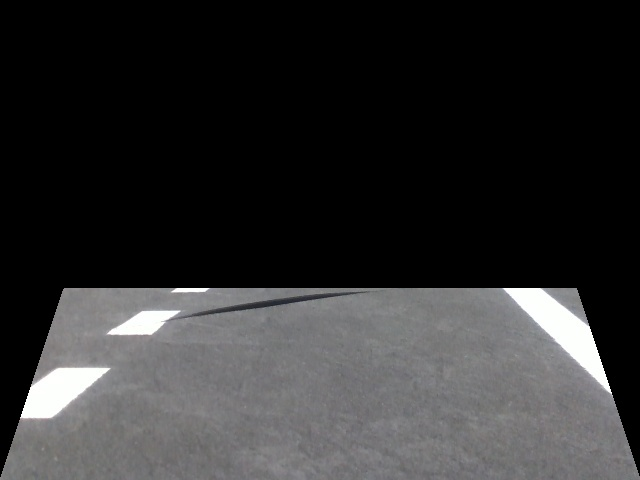
#> input picture Data/Custom/tusimple_test_image/1016.jpg, 640 x 480 px; its folder holds only this picture in this run
$ python mask_test.py
#> lines starting #> are read from the running program, lines starting #| are printed output that depends on the picture; after the words box and inside, x2 and y2 are one past the last pixel; in counts of white or black regions, pixels touching at a corner belong together
from pathlib import Path
import numpy as np
import cv2


def apply_region_mask(directory="./tusimple_test_image", sample=1):
    """Apply a trapezoidal mask to images in the directory and save the results.

    Args:
        directory (str): Directory containing input images.
        sample (int): Sample every n-th image (default: 1 processes all).
    """
#> called with directory = './tusimple_test_image', sample = 1
    jpg_files = list(Path(directory).glob("*.jpg"))

    # Process every sample-th image
    for idx, jpg_path in enumerate(jpg_files):
        if idx % sample != 0:
            continue

        image = cv2.imread(str(jpg_path))
#> image is the input picture: shape (480, 640, 3); mean B, G, R 47.5, 47.1, 47.2
        if image is None:
            continue

        # Create mask for the region of interest
        mask = np.zeros_like(image)

        # Define trapezoid vertices (adjusted for desired region)
        height, width = image.shape[:2]
#> height = 480; width = 640
        vertices = np.array([[
            (0, height),  # Bottom-left
            (width * 0.10, height * 0.6),  # Top-left
            (width * 0.90, height * 0.6),  # Top-right
            (width, height)  # Bottom-right
        ]], dtype=np.int32)

        cv2.fillPoly(mask, vertices, (255, 255, 255))
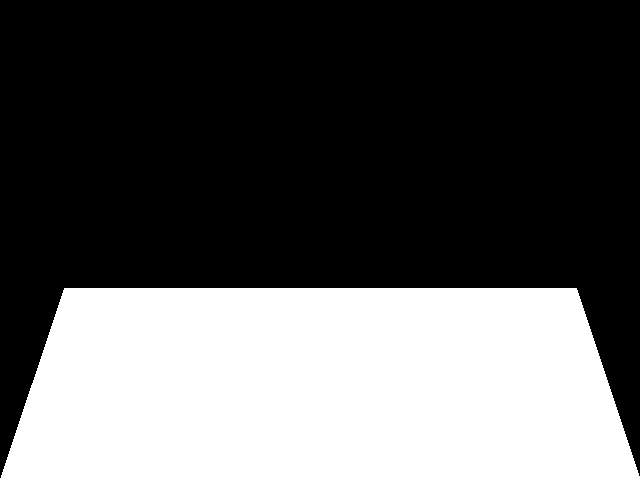
#> mask: shape (480, 640, 3); 36.1% white; 1 white region, box (x1, y1, x2, y2) and area: (0, 288, 640, 480) 110751

        # Apply mask to the image
        masked_image = cv2.bitwise_and(image, mask)

        # Save the result
        result_path = Path(directory) / f"{jpg_path.stem}.jpg"
        cv2.imwrite(str(result_path), masked_image)
        print(f"Saving {jpg_path.stem}.jpg")


if __name__ == "__main__":
    apply_region_mask(sample=1)  # Process all images
